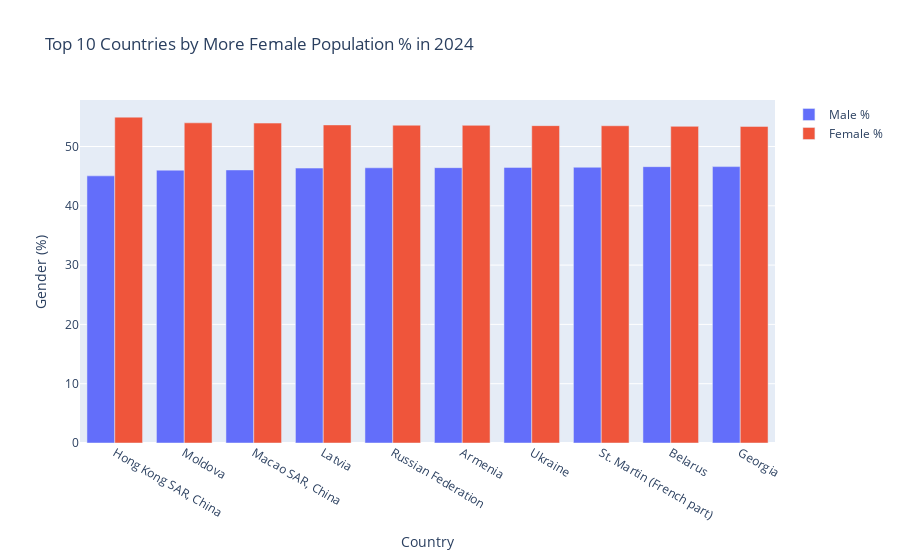

The notebook cell saved with this chart:
### Markdown cell above
#  Bar Chart of Top 10 Countries that have higher female in 2024

### Code cell
top10_records = merge_df.sort_values(by = 'Female_Percent', ascending = False).head(10)
fig = go.Figure(data = [
    go.Bar(
        name = 'Male %',
        x = top10_records['Country'],
        y = top10_records['Male_Percent']
    ),
    go.Bar(
        name = 'Female %',
        x = top10_records['Country'],
        y = top10_records['Female_Percent'] 
    )
])
fig.update_layout(
    title = "Top 10 Countries by More Female Population % in 2024",
    xaxis_title = "Country",
    yaxis_title = "Gender (%)"
)

### Figure 1 — Plotly figure (JSON) as saved in the notebook; plotly's stock layout.template omitted (floating-point values rounded to 4 significant figures)
{"data": [{"name": "Male %", "type": "bar", "x": ["Hong Kong SAR, China", "Moldova", "Macao SAR, China", "Latvia", "Russian Federation", "Armenia", "Ukraine", "St. Martin (French part)", "Belarus", "Georgia"], "y": [45.05, 46.01, 46.05, 46.36, 46.41, 46.43, 46.48, 46.5, 46.6, 46.61]}, {"name": "Female %", "type": "bar", "x": ["Hong Kong SAR, China", "Moldova", "Macao SAR, China", "Latvia", "Russian Federation", "Armenia", "Ukraine", "St. Martin (French part)", "Belarus", "Georgia"], "y": [54.95, 53.99, 53.95, 53.64, 53.59, 53.57, 53.52, 53.5, 53.4, 53.39]}], "layout": {"title": {"text": "Top 10 Countries by More Female Population % in 2024"}, "xaxis": {"title": {"text": "Country"}}, "yaxis": {"title": {"text": "Gender (%)"}}}}
